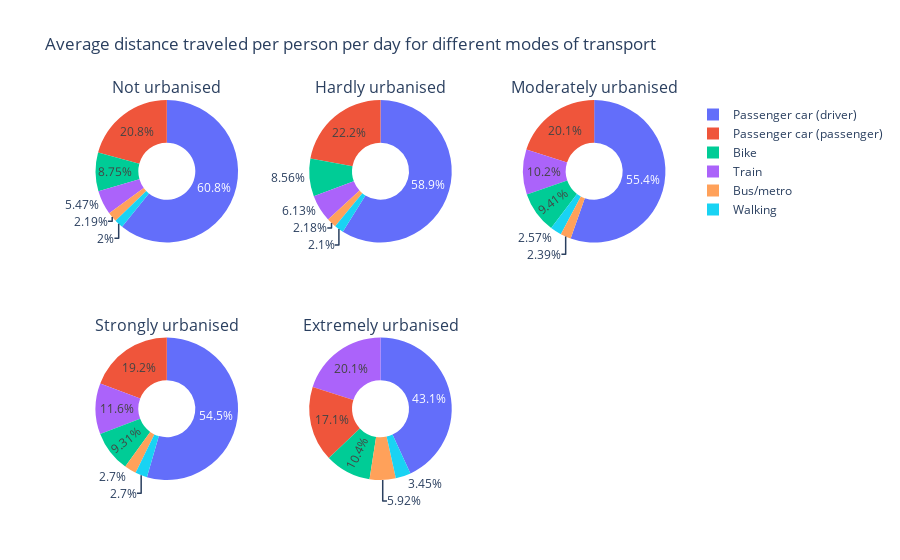

Notebook code for this chart:
### Code cell
textding = 'average_trips_per_person_per_day_distance(km)'

#Import
import plotly.graph_objects as go
from plotly.subplots import make_subplots

#Exclude data on all the modes of transport combined
df2 = df[df['travel_mode']!="Total"]

#Only use data from 2018
df2018 = df2[df2['year']==2018]

#Prepare dataframes for each level of urbanization
dfNu = df2018[df2018["region_characteristics"]=="Not urbanised"]
dfHu = df2018[df2018["region_characteristics"]=="Hardly urbanised"]
dfMu = df2018[df2018["region_characteristics"]=="Moderately urbanised"]
dfSu = df2018[df2018["region_characteristics"]=="Strongly urbanised"]
dfEu = df2018[df2018["region_characteristics"]=="Extremely urbanised"]

#Set labels 
labels = dfNu["travel_mode"]

#Create subplot frame
fig = make_subplots(rows=2, cols=3, specs=[[{'type':'domain'}, {'type':'domain'}, {'type':'domain'}], [{'type':'domain'}, {'type':'domain'}, {'type':'domain'}]], 
                    subplot_titles=["Not urbanised", "Hardly urbanised", "Moderately urbanised", "Strongly urbanised", "Extremely urbanised"])

#Add each subplot
fig.add_trace(go.Pie(labels=labels, values=dfNu[textding]),
              1, 1)
fig.add_trace(go.Pie(labels=labels, values=dfHu[textding]),
              1, 2)
fig.add_trace(go.Pie(labels=labels, values=dfMu[textding]),
              1, 3)
fig.add_trace(go.Pie(labels=labels, values=dfSu[textding]),
              2, 1)
fig.add_trace(go.Pie(labels=labels, values=dfEu[textding]),
              2, 2)

fig.update_layout(title_text="Average distance traveled per person per day for different modes of transport")

#Create hole and add label + percentage as hover data
fig.update_traces(hole=.4, hoverinfo="label+value")

#Show total subplot frame
fig.show()

### Figure 1 — Plotly figure (JSON) as saved in the notebook; plotly's stock layout.template omitted (floating-point values rounded to 4 significant figures)
{"data": [{"domain": {"x": [0, 0.2889], "y": [0.625, 1]}, "hole": 0.4, "hoverinfo": "label+value", "labels": ["Passenger car (driver)", "Passenger car (passenger)", "Train", "Bus/metro", "Bike", "Walking"], "type": "pie", "values": [21.33, 7.29, 1.92, 0.77, 3.07, 0.7]}, {"domain": {"x": [0.3556, 0.6444], "y": [0.625, 1]}, "hole": 0.4, "hoverinfo": "label+value", "labels": ["Passenger car (driver)", "Passenger car (passenger)", "Train", "Bus/metro", "Bike", "Walking"], "type": "pie", "values": [21.33, 8.03, 2.22, 0.79, 3.1, 0.76]}, {"domain": {"x": [0.7111, 1], "y": [0.625, 1]}, "hole": 0.4, "hoverinfo": "label+value", "labels": ["Passenger car (driver)", "Passenger car (passenger)", "Train", "Bus/metro", "Bike", "Walking"], "type": "pie", "values": [18.54, 6.72, 3.42, 0.8, 3.15, 0.86]}, {"domain": {"x": [0, 0.2889], "y": [0, 0.375]}, "hole": 0.4, "hoverinfo": "label+value", "labels": ["Passenger car (driver)", "Passenger car (passenger)", "Train", "Bus/metro", "Bike", "Walking"], "type": "pie", "values": [18.56, 6.54, 3.94, 0.92, 3.17, 0.92]}, {"domain": {"x": [0.3556, 0.6444], "y": [0, 0.375]}, "hole": 0.4, "hoverinfo": "label+value", "labels": ["Passenger car (driver)", "Passenger car (passenger)", "Train", "Bus/metro", "Bike", "Walking"], "type": "pie", "values": [13.47, 5.33, 6.27, 1.85, 3.26, 1.08]}], "layout": {"annotations": [{"font": {"size": 16}, "showarrow": false, "text": "Not urbanised", "x": 0.1444, "xanchor": "center", "xref": "paper", "y": 1, "yanchor": "bottom", "yref": "paper"}, {"font": {"size": 16}, "showarrow": false, "text": "Hardly urbanised", "x": 0.5, "xanchor": "center", "xref": "paper", "y": 1, "yanchor": "bottom", "yref": "paper"}, {"font": {"size": 16}, "showarrow": false, "text": "Moderately urbanised", "x": 0.8556, "xanchor": "center", "xref": "paper", "y": 1, "yanchor": "bottom", "yref": "paper"}, {"font": {"size": 16}, "showarrow": false, "text": "Strongly urbanised", "x": 0.1444, "xanchor": "center", "xref": "paper", "y": 0.375, "yanchor": "bottom", "yref": "paper"}, {"font": {"size": 16}, "showarrow": false, "text": "Extremely urbanised", "x": 0.5, "xanchor": "center", "xref": "paper", "y": 0.375, "yanchor": "bottom", "yref": "paper"}], "title": {"text": "Average distance traveled per person per day for different modes of transport"}}}
